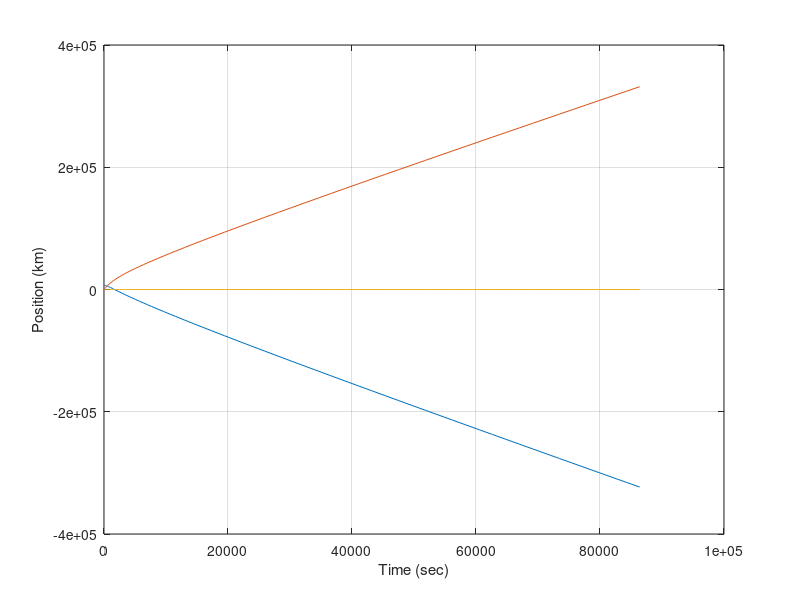

This chart was generated by the following MATLAB code:
% Problem 2.5
%
% Given the initial position and velocity of an Earth-orbiting satellite,
% find its speed and distance from Earth 24 hrs later.

Re = 6378; % km             - Earth equatorial radius
mu = 398600; % km^3/s^2     - Earth grav. parameter
r0 = [6600; 0; 0]; % km     - Initial position
v0 = [0; 12; 0]; % km/s     - Initial velocity

% We could make a separate m-file for this function, or we can just make an
% "anonymous" function here, without having to create/save a new file.
fun = @(t,x) [x(4:6); -mu*x(1:3)/norm(x(1:3))^3];

% Pick a time interval of 24 hours
T = 24*3600;
tInt = [0 T];

% Initial state vector, x0
x0 = [r0; v0];

% Compute x(t) numerically using Matlab's ODE solver
[time,state] = ode45( fun, tInt, x0 );

% Compute the altitude
pos = state(:,1:3); % The position vector is in the first 3 columns (of every row)
vel = state(:,4:6); % The velocity vector is in the next 3 columns (of every row)

figure, plot(time,pos)
xlabel('Time (sec)'), ylabel('Position (km)'), grid on, zoom on

% distance from Earth center at 24 hours (last time point)
norm(pos(end,:))

% speed at 24 hours (last time point)
norm(vel(end,:))


